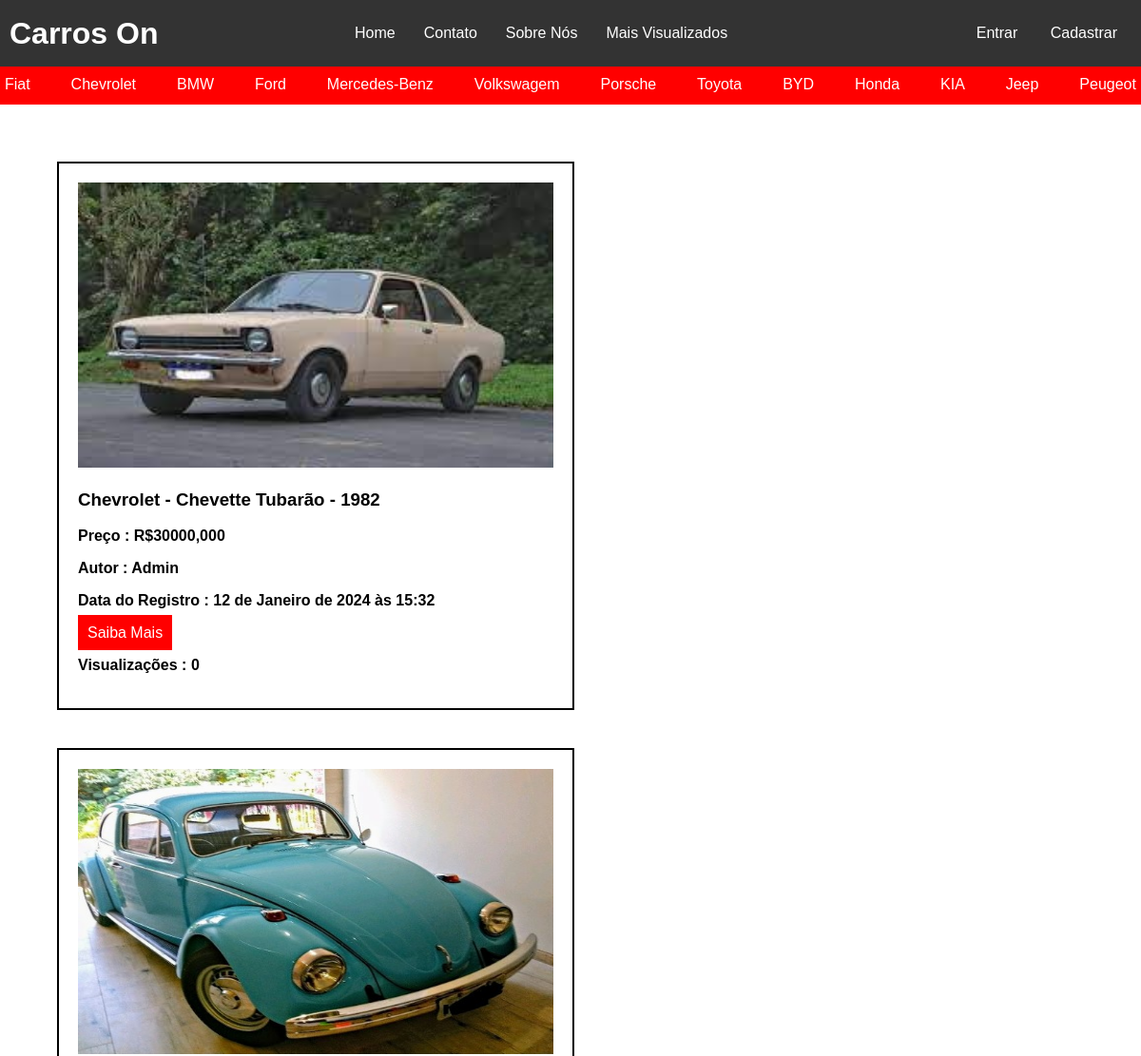
/list_by_brand/2 (upper part), run on an earlier commit of the app's database.
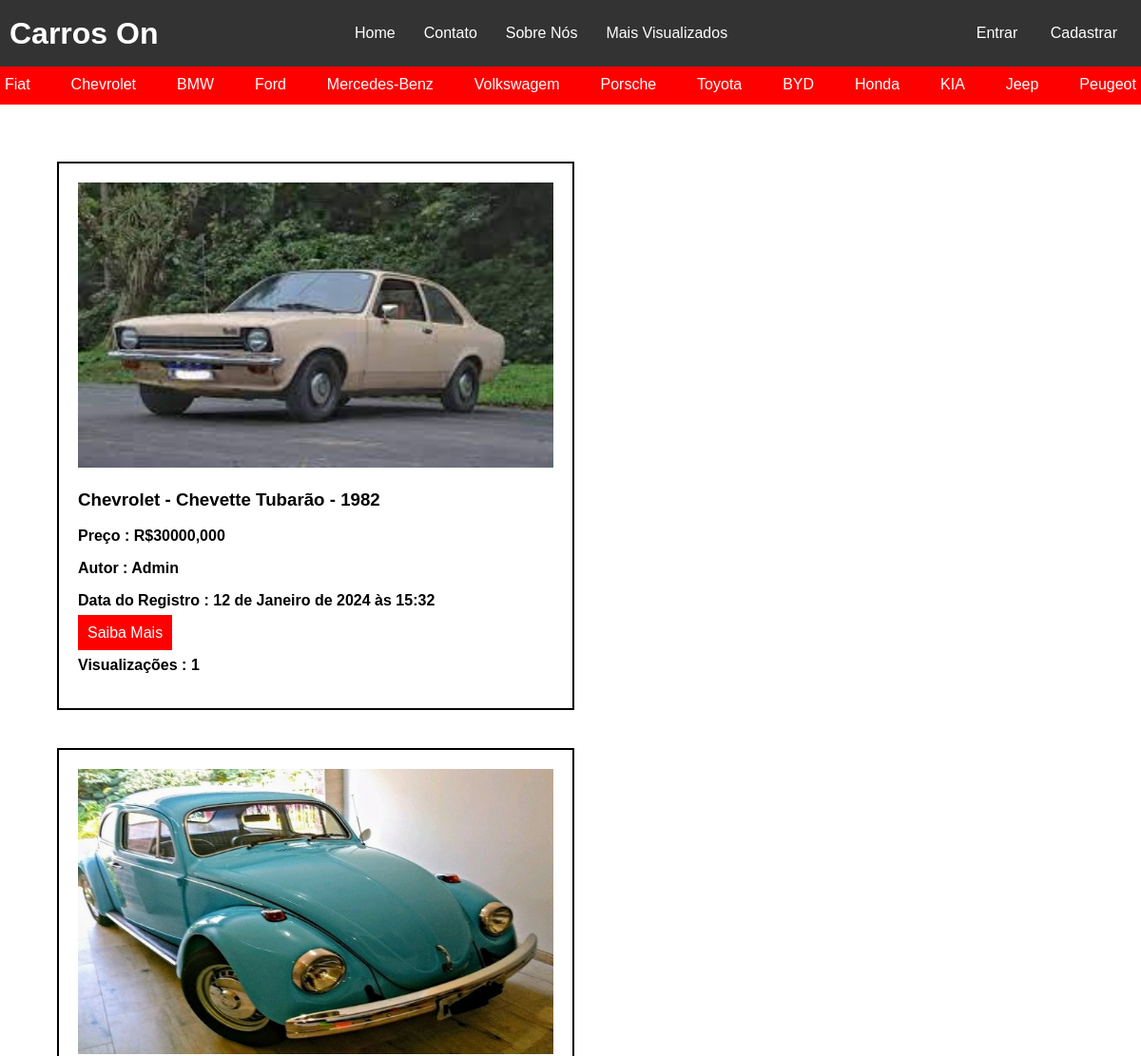
And on a later commit of the database.
### cars/models.py (models this page shows, shortened)
class Car(models.Model):
    id = models.AutoField(primary_key=True)
    model = models.CharField(max_length=200)
    brand = models.ForeignKey(Brand, on_delete=models.PROTECT, related_name='car_brand')  # Criando um campo de FK ligando a tabela Brand
    factory_year = models.IntegerField(blank=True, null=True)
    model_year = models.IntegerField(blank=True, null=True)
    plate = models.CharField(max_length=10, blank=True, null=True)
    value = models.FloatField(blank=True, null=True)
    photo = models.ImageField(upload_to='cars/', blank=True, null=True)  # Definicao de um campo de imagem e aonde elas serão armazenadas
    autor = models.ForeignKey(User, on_delete=models.PROTECT, related_name='car_user', null=True, editable=False)  # Cria um campo de FK associada ao model padrao do django User
    day_time = models.DateTimeField(default=timezone.now, editable=False, null=True)  # Define um campo de data e hora e estabelece como padrao o dia e a hora atual
    views_by_user = models.IntegerField(default=0, editable=False)
    class Meta:
        ordering = ['model']  # Define a ordem que os objetos do model serão recuperados

class Brand(models.Model):  # Criacao de um banco de dados para marcas do carro
    id = models.AutoField(primary_key=True)
    name = models.CharField(max_length=200, blank=False, null=False)
    def __str__(self):
        return self.name  # Modificando a representação dos objetos para o atributo name

### cars/views.py (the view)
# urls.py: path('list_by_brand/<int:pk>', BrandListView.as_view(), name='list_by_brand'),
class BrandListView(ListView):
    model = Car
    template_name = 'brand_list.html'
    def get_queryset(self):
        queryset = super().get_queryset()
        marca = self.kwargs.get('pk', None)  # Captura o pk da marca da request
        if marca:
            queryset = queryset.filter(brand_id=marca) # Captura os carros da marca
        else:
            queryset = queryset
        return queryset
    def get_context_data(self, **kwargs):
        context = super().get_context_data()
        context['car_brands'] = Brand.objects.all()
        return context

### cars/templates/brand_list.html
{% extends 'base.html' %}
{% block content %}
    <main>
         <section class="conteudo-principal">
            {% if object_list %}
                {% for car in object_list %}
                    <div class="container-carro">
                        <img src="{{ car.photo.url }}" alt="Imagem do Carro" width="500" height="300">
                        <h3>{{ car.brand }} - {{ car.model }} - {{ car.factory_year }}</h3>
                        <p class="preco">Preço : R${{ car.value }}00</p>
                        <p class="preco">Autor : {{ car.autor|capfirst }}</p>
                        <p class="preco">Data do Registro : {{ car.day_time }}</p>
                        <a class="btn-detail-car" href="{% url 'detail_car' car.id %}">Saiba Mais</a>
                        <p class="preco">Visualizações : {{ car.views_by_user }}</p>
                    </div>
                {% endfor %}
            {% else %}
                <p class="nenhum-resultado">Nenhum resultado encontrado para essa busca.</p>
            {% endif %}
        </section>
    </main>
{% endblock %}

What changed in the data, as far as the page shows it:
changed Car "Chevette Tubarão": views_by_user "0" → "1"
